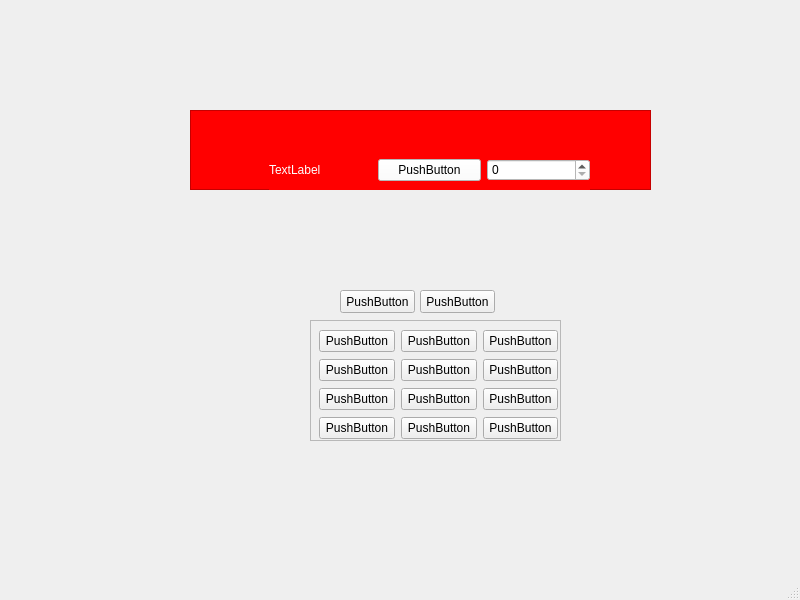
<?xml version="1.0" encoding="UTF-8"?>
<ui version="4.0">
 <class>MainWindow</class>
 <widget class="QMainWindow" name="MainWindow">
  <property name="geometry">
   <rect>
    <x>0</x>
    <y>0</y>
    <width>800</width>
    <height>600</height>
   </rect>
  </property>
  <property name="windowTitle">
   <string>MainWindow</string>
  </property>
  <widget class="QWidget" name="centralwidget">
   <widget class="QWidget" name="horizontalLayoutWidget">
    <property name="geometry">
     <rect>
      <x>190</x>
      <y>110</y>
      <width>461</width>
      <height>80</height>
     </rect>
    </property>
    <layout class="QHBoxLayout" name="horizontalLayout">
     <item>
      <widget class="QFrame" name="frame">
       <property name="styleSheet">
        <string notr="true">background-color: rgb(255, 0, 0);</string>
       </property>
       <property name="frameShape">
        <enum>QFrame::StyledPanel</enum>
       </property>
       <property name="frameShadow">
        <enum>QFrame::Raised</enum>
       </property>
       <widget class="QWidget" name="horizontalLayoutWidget_2">
        <property name="geometry">
         <rect>
          <x>79</x>
          <y>20</y>
          <width>321</width>
          <height>80</height>
         </rect>
        </property>
        <layout class="QHBoxLayout" name="horizontalLayout_2">
         <item>
          <widget class="QLabel" name="label">
           <property name="styleSheet">
            <string notr="true">color: rgb(255, 255, 255);</string>
           </property>
           <property name="text">
            <string>TextLabel</string>
           </property>
          </widget>
         </item>
         <item>
          <widget class="QPushButton" name="pushButton">
           <property name="styleSheet">
            <string notr="true">background-color: rgb(255, 255, 255);</string>
           </property>
           <property name="text">
            <string>PushButton</string>
           </property>
          </widget>
         </item>
         <item>
          <widget class="QSpinBox" name="spinBox">
           <property name="styleSheet">
            <string notr="true">background-color: rgb(255, 255, 255);</string>
           </property>
          </widget>
         </item>
        </layout>
       </widget>
      </widget>
     </item>
    </layout>
   </widget>
   <widget class="QWidget" name="widget" native="true">
    <property name="geometry">
     <rect>
      <x>170</x>
      <y>280</y>
      <width>481</width>
      <height>221</height>
     </rect>
    </property>
    <widget class="QFrame" name="frame_2">
     <property name="enabled">
      <bool>true</bool>
     </property>
     <property name="geometry">
      <rect>
       <x>140</x>
       <y>40</y>
       <width>251</width>
       <height>121</height>
      </rect>
     </property>
     <property name="frameShape">
      <enum>QFrame::StyledPanel</enum>
     </property>
     <property name="frameShadow">
      <enum>QFrame::Raised</enum>
     </property>
     <property name="lineWidth">
      <number>0</number>
     </property>
     <widget class="QWidget" name="gridLayoutWidget">
      <property name="geometry">
       <rect>
        <x>9</x>
        <y>9</y>
        <width>239</width>
        <height>112</height>
       </rect>
      </property>
      <layout class="QGridLayout" name="gridLayout">
       <item row="0" column="2">
        <widget class="QPushButton" name="pushButton_4">
         <property name="text">
          <string>PushButton</string>
         </property>
        </widget>
       </item>
       <item row="0" column="0">
        <widget class="QPushButton" name="pushButton_2">
         <property name="text">
          <string>PushButton</string>
         </property>
        </widget>
       </item>
       <item row="2" column="1">
        <widget class="QPushButton" name="pushButton_9">
         <property name="text">
          <string>PushButton</string>
         </property>
        </widget>
       </item>
       <item row="0" column="1">
        <widget class="QPushButton" name="pushButton_3">
         <property name="text">
          <string>PushButton</string>
         </property>
        </widget>
       </item>
       <item row="1" column="0">
        <widget class="QPushButton" name="pushButton_5">
         <property name="text">
          <string>PushButton</string>
         </property>
        </widget>
       </item>
       <item row="1" column="1">
        <widget class="QPushButton" name="pushButton_6">
         <property name="text">
          <string>PushButton</string>
         </property>
        </widget>
       </item>
       <item row="1" column="2">
        <widget class="QPushButton" name="pushButton_7">
         <property name="text">
          <string>PushButton</string>
         </property>
        </widget>
       </item>
       <item row="2" column="0">
        <widget class="QPushButton" name="pushButton_8">
         <property name="text">
          <string>PushButton</string>
         </property>
        </widget>
       </item>
       <item row="2" column="2">
        <widget class="QPushButton" name="pushButton_10">
         <property name="text">
          <string>PushButton</string>
         </property>
        </widget>
       </item>
       <item row="3" column="0">
        <widget class="QPushButton" name="pushButton_11">
         <property name="text">
          <string>PushButton</string>
         </property>
        </widget>
       </item>
       <item row="3" column="1">
        <widget class="QPushButton" name="pushButton_12">
         <property name="text">
          <string>PushButton</string>
         </property>
        </widget>
       </item>
       <item row="3" column="2">
        <widget class="QPushButton" name="pushButton_13">
         <property name="text">
          <string>PushButton</string>
         </property>
        </widget>
       </item>
      </layout>
     </widget>
    </widget>
    <widget class="QPushButton" name="pushButton_14">
     <property name="geometry">
      <rect>
       <x>170</x>
       <y>10</y>
       <width>75</width>
       <height>23</height>
      </rect>
     </property>
     <property name="text">
      <string>PushButton</string>
     </property>
    </widget>
    <widget class="QPushButton" name="pushButton_15">
     <property name="geometry">
      <rect>
       <x>250</x>
       <y>10</y>
       <width>75</width>
       <height>23</height>
      </rect>
     </property>
     <property name="text">
      <string>PushButton</string>
     </property>
    </widget>
   </widget>
  </widget>
  <widget class="QMenuBar" name="menubar">
   <property name="geometry">
    <rect>
     <x>0</x>
     <y>0</y>
     <width>800</width>
     <height>22</height>
    </rect>
   </property>
  </widget>
  <widget class="QStatusBar" name="statusbar"/>
 </widget>
 <resources/>
 <connections>
  <connection>
   <sender>pushButton_14</sender>
   <signal>clicked()</signal>
   <receiver>frame_2</receiver>
   <slot>show()</slot>
   <hints>
    <hint type="sourcelabel">
     <x>347</x>
     <y>333</y>
    </hint>
    <hint type="destinationlabel">
     <x>435</x>
     <y>402</y>
    </hint>
   </hints>
  </connection>
  <connection>
   <sender>pushButton_15</sender>
   <signal>clicked()</signal>
   <receiver>frame_2</receiver>
   <slot>close()</slot>
   <hints>
    <hint type="sourcelabel">
     <x>457</x>
     <y>323</y>
    </hint>
    <hint type="destinationlabel">
     <x>435</x>
     <y>402</y>
    </hint>
   </hints>
  </connection>
 </connections>
</ui>
